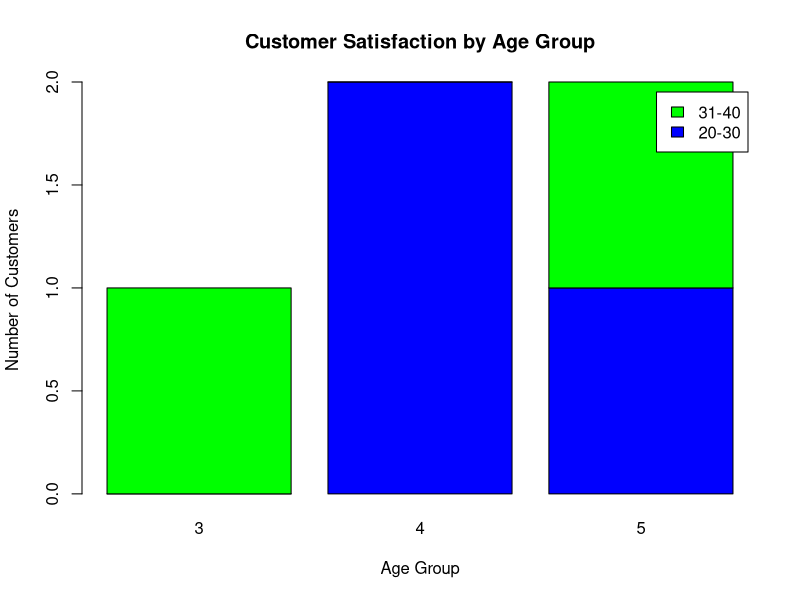

The R source for this figure:
agegroup <- c("20-30","20-30","31-40","20-30","31-40")
score <- c(4,5,3,4,5)

data <- table(agegroup,score)

barplot(data,
        main="Customer Satisfaction by Age Group",
        xlab="Age Group",
        ylab="Number of Customers",
        legend=rownames(data),
        col=c("blue","green"))
